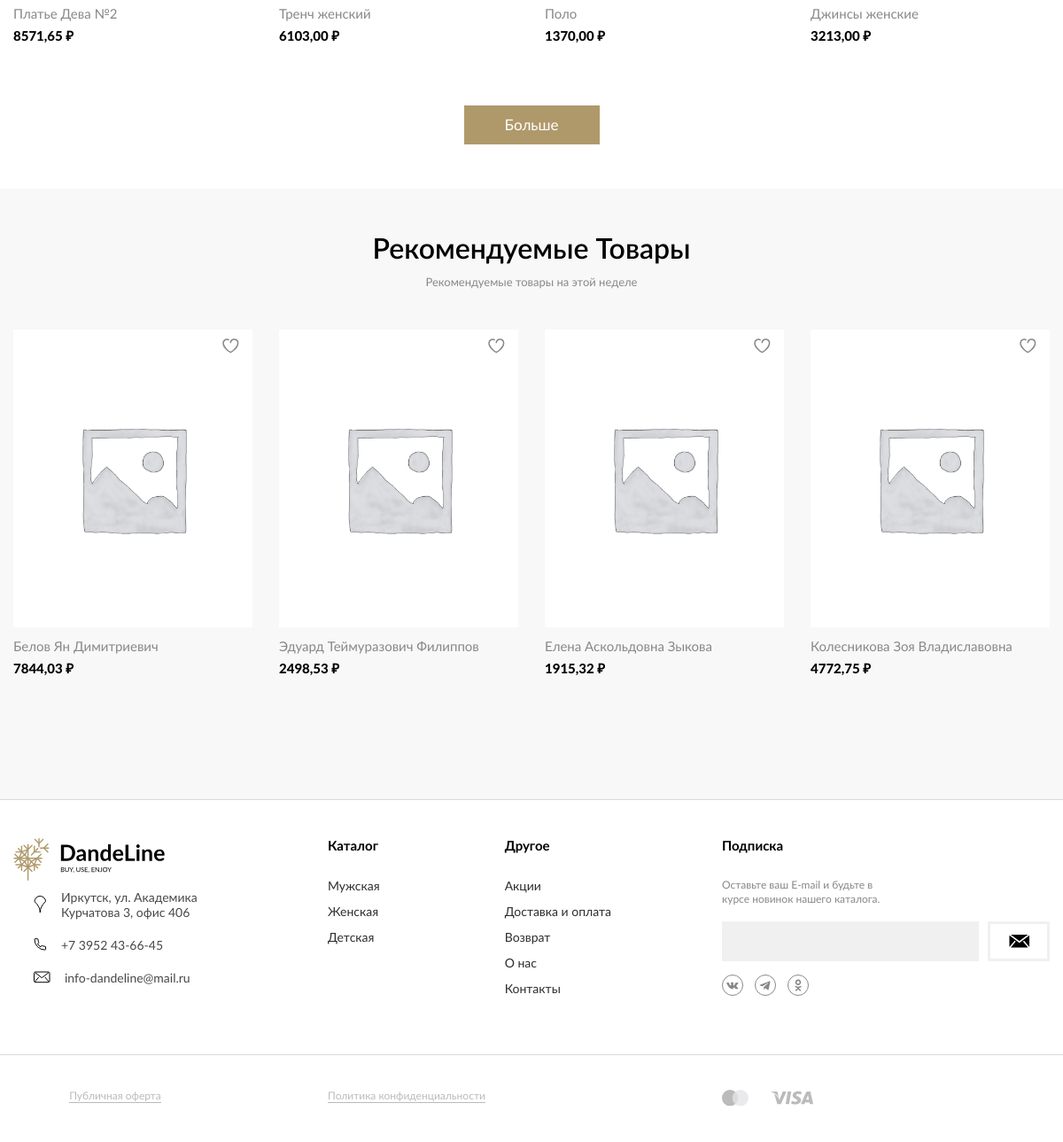
/ (lower part), run on an earlier commit of the app's database.
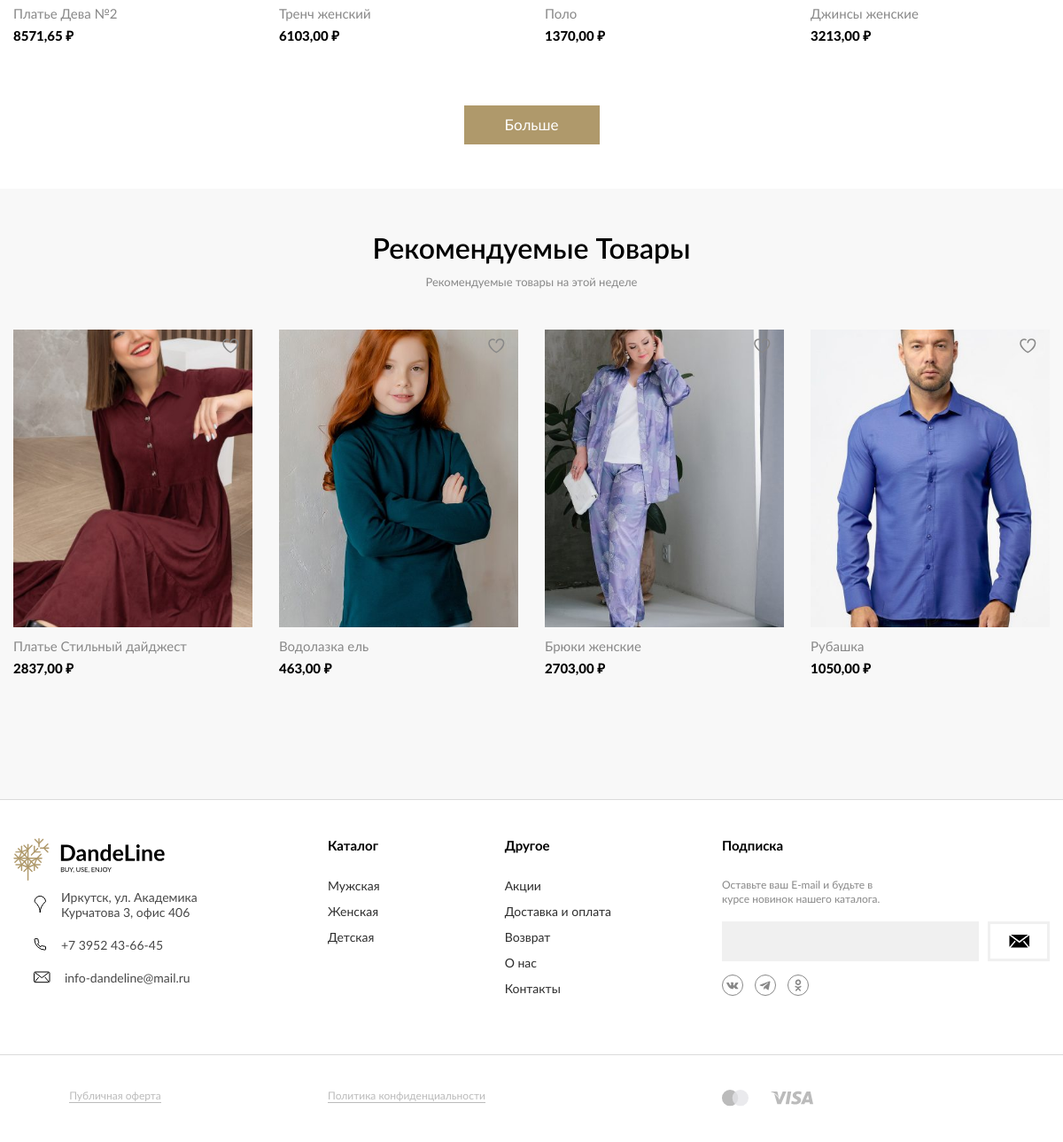
And on a later commit of the database.
### catalog/models.py (models this page shows, shortened)
class Product(models.Model):
    class Meta:
        verbose_name = "Продукт"
        verbose_name_plural = "Продукты"
    sku = models.CharField(max_length=15, unique=True, blank=True)
    category = TreeForeignKey(Category, on_delete=models.PROTECT)
    name = models.CharField(max_length=150)
    slug = models.SlugField(allow_unicode=True, unique=True, db_index=True)
    description = models.TextField(null=True, blank=True)
    price = models.DecimalField(max_digits=10, decimal_places=2)
    active = models.BooleanField(default=True)
    thumbnail = models.ImageField(
        upload_to="product/%Y/%m/%d/",
        default="placeholder.png",
        null=True,
        blank=True,
    )
    total_sales = models.PositiveIntegerField(default=0)
    created_at = models.DateTimeField(auto_now_add=True)
    updated_at = models.DateTimeField(auto_now=True)
    objects = ProductManager()
    def get_absolute_url(self) -> str:
        return reverse("catalog:product", kwargs={
            "slug": self.slug,
        })

### marketing/views.py (the view)
# urls.py: path("", views.homepage, name="homepage"),
def homepage(request: HttpRequest) -> HttpResponse:
    hero_slides: QuerySet[HeroSlide] = HeroSlide.objects.all()
    featured_cats: QuerySet[Category] = Category.objects.filter(featured=True)
    new_products: QuerySet[Product] = Product.objects.order_by("-created_at")[:8]
    popular_products: QuerySet[Product] = Product.objects.order_by("-total_sales")[:4]
    return render(request, "marketing/homepage.html", {
        "hero_slides": hero_slides,
        "featured_cats": featured_cats,
        "new_products": new_products,
        "popular_products": popular_products,
        "bookmark": Bookmark(request),
    })

### marketing/forms.py
class ContactForm(forms.ModelForm, FormCleanMixin):
    class Meta:
        model: type[Model] = Contact
        fields: Sequence[str] = ("name", "phone")
        widgets: dict[str, type[forms.Widget] | forms.Widget] = {
            "name": forms.TextInput(attrs={
                "class": "input__field",
                "placeholder": "Имя",
            }),
            "phone": forms.TextInput(attrs={
                "class": "input__field",
                "type": "tel",
                "placeholder": "Телефон",
                "data-phone-field": "",
            }),
        }

### bookmark/services/bookmark.py (called while the page is built)
    def __contains__(self, product: Product) -> bool:
        return product.id in self.bookmark

### cart/context_processors.py (called while the page is built)
def cart(request: HttpRequest) -> dict[str, Any]:
    cart = Cart(request)
    return {
        "cart": cart,
    }

### cart/services/cart.py (called while the page is built)
    @property
    def total_price(self) -> Decimal:
        return sum(item["total_price"] for item in self)

    def __iter__(self) -> dict[str, Any]:
        for variation_id in self.cart:
            item: dict[str, Any] = self.get_item(int(variation_id))
            yield item

    def __len__(self) -> int:
        return sum(item["quantity"] for item in self.cart.values())

### marketing/templates/marketing/homepage.html (shortened to what this page needs)
{% extends 'base.html' %}
{% load static %}
{% block sections %}
    {% if new_products %}
        <section class="new-section">
            <div class="page__container">
                <div class="products">
                    <ul class="products__list products__list--4-cols">
                        {% include 'catalog/_product_loop.html' with products=new_products %}
                    </ul>
                    <div class="products__actions">
                        <a class="btn btn--gold products__more-link" href="{% url 'catalog:products' %}">
                            Больше
                        </a>
                    </div>
                </div>
            </div>
        </section>
    {% endif %}
    {% if popular_products %}
        <section class="recommended-section">
            <div class="page__container">
                <div class="section-header recommended-section__header">
                    <h2 class="section-header__title">
                        Рекомендуемые Товары
                    </h2>
                    <div class="section-header__subtitle">
                        Рекомендуемые товары на этой неделе
                    </div>
                </div>
                <div class="products">
                    <ul class="products__list products__list--4-cols">
                        {% include 'catalog/_product_loop.html' with products=popular_products %}
                    </ul>
                </div>
            </div>
        </section>
    {% endif %}
{% endblock %}

### catalog/templates/catalog/_product.html (shortened to what this page needs)
{% load static %}
<li class="product {{ class }}">
    <div class="product__inner">
        <div class="product-preview">
            <form class="product-preview__actions" action="{% url 'bookmark:update' product_id=product.id %}" method="POST">
                <button class="product-preview__action {% if product in bookmark %}active{% endif %}" type="submit" name="action" value="{% if product in bookmark %}remove{% else %}add{% endif %}">
                    <svg xmlns="http://www.w3.org/2000/svg" width="19" height="17" fill="none" viewBox="0 0 19 17">
                        <path stroke-miterlimit="10" stroke-width="1.5" d="M9.28 5.155a4.147 4.147 0 1 1 8.29 0v.225c-.2 5.733-8.29 10.338-8.29 10.338S1.209 11.113 1 5.382v-.225a4.147 4.147 0 0 1 6.594-3.344" />
                    </svg>
                </button>
            </form>
            <a href="{{ product.get_absolute_url }}">
                <img class="product-preview__image" src="{{ product.thumbnail.url }}" alt="{{ product.name }}">
            </a>
        </div>
        <div class="product__body">
            <a class="product__title product__title--sm" href="{{ product.get_absolute_url }}">
                {{ product.name }}
            </a>
            <div class="product-pricing product__pricing">
                <div class="product-pricing__price product-pricing__price--default">
                    {{ product.price }} ₽
                </div>
            </div>
        </div>
    </div>
</li>

What changed in the data, as far as the page shows it:
changed Product: thumbnail: picture added in place of a placeholder; name "Белов Ян Димитриевич" → "Платье Стильный дайджест"; price "7844,03" → "2837,00"
changed Product: thumbnail: picture added in place of a placeholder; name "Эдуард Теймуразович Филиппов" → "Водолазка ель"; price "2498,53" → "463,00"
changed Product: thumbnail: picture added in place of a placeholder; name "Елена Аскольдовна Зыкова" → "Брюки женские"; price "1915,32" → "2703,00"
changed Product: thumbnail: picture added in place of a placeholder; name "Колесникова Зоя Владиславовна" → "Рубашка"; price "4772,75" → "1050,00"
